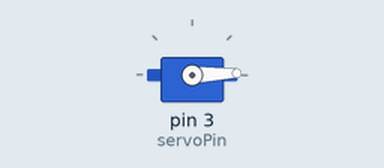
Bench run of a sketch on a simulated Arduino Uno, built with avr-gcc and run on an emulated ATmega328P. Parts: servo.

Above: at 0.05 s.
At 1.4 s:
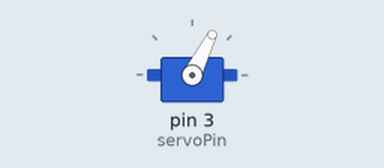
At 2.75 s:
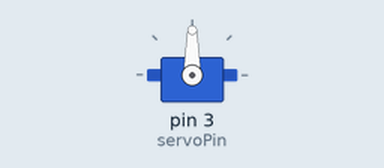
At 5.5 s:
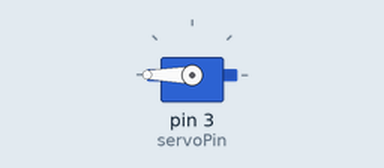
Timing chart, 0 to 7.2 s (numbered marks = the images above):
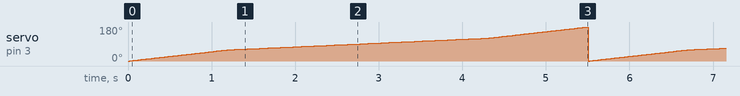

The sketch:

servo_moter3.ino
```cpp
#include <Servo.h>

Servo myservo;

const int servoPin = 3;
int minPulse = 600;
int maxPulse = 2500;

void setup() {
  // put your setup code here, to run once:
myservo.attach(servoPin, minPulse, maxPulse);
}

void loop() {
  // put your main code here, to run repeatedly:
int speed = 1;

for(int i=0;i<=60;i++){
  myservo.write(i);
  delay(20);
}

for(int i=60;i<=120;i++){
  myservo.write(i);
  delay(50);
}


for(int i=120; i<=180;i++){
  myservo.write(i);
  delay(20);
}
}
```

Measured:
- by itself, servo on pin 3 (servoPin): ramps from 0° to 180° and jumps back, once every 5.5 s
